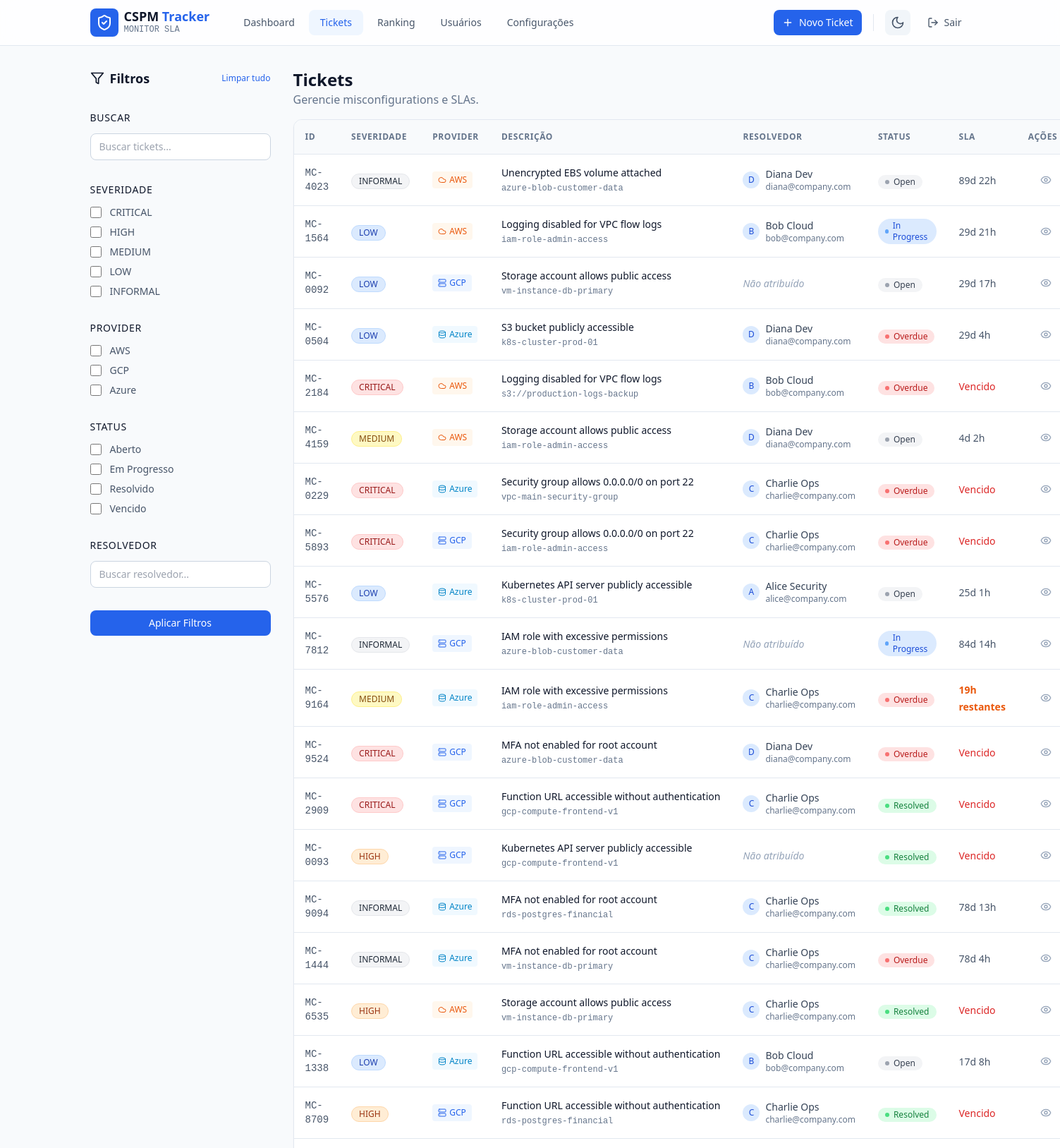
/misconfigurations (signed in, upper part), run on the app's committed database.
### flask_app/models.py (models this page shows)
class Misconfiguration(db.Model):
    __tablename__ = "misconfigurations"
    id = db.Column(db.Integer, primary_key=True)
    ticket_id = db.Column(db.String(40), unique=True, nullable=False)
    severity = db.Column(db.String(20), nullable=False)
    provider = db.Column(db.String(20), nullable=False)
    resource = db.Column(db.String(255), nullable=False)
    description = db.Column(db.String(500), nullable=False)
    resolver_id = db.Column(db.Integer, db.ForeignKey("resolvers.id"), nullable=True)
    status = db.Column(db.String(20), nullable=False)
    sla_deadline = db.Column(db.DateTime, nullable=False)
    detected_at = db.Column(db.DateTime, nullable=False)
    crowdstrike_id = db.Column(db.String(40), nullable=False)
    resolver = db.relationship("Resolver", back_populates="tickets")

class Resolver(db.Model):
    __tablename__ = "resolvers"
    id = db.Column(db.Integer, primary_key=True)
    name = db.Column(db.String(120), nullable=False)
    email = db.Column(db.String(160), unique=True, nullable=False)
    tickets = db.relationship("Misconfiguration", back_populates="resolver", lazy=True)

### flask_app/app.py (the view, shortened to what this page needs)
    @app.route("/misconfigurations")
    @login_required
    def misconfigurations():
        ensure_overdue_status()
        search = request.args.get("search", "").strip().lower()
        severities = request.args.getlist("severity")
        providers = request.args.getlist("provider")
        statuses = request.args.getlist("status")
        resolver_query = request.args.get("resolver", "").strip().lower()
        query = Misconfiguration.query
        if severities:
            query = query.filter(Misconfiguration.severity.in_(severities))
        if providers:
            query = query.filter(Misconfiguration.provider.in_(providers))
        if statuses:
            query = query.filter(Misconfiguration.status.in_(statuses))
        data = query.order_by(Misconfiguration.detected_at.desc()).all()
        def matches_search(item):
            if not search:
                return True
        def matches_resolver(item):
            if not resolver_query:
                return True
            if resolver_query == "unassigned":
                return item.resolver is None
            if not item.resolver:
                return False
            return resolver_query in item.resolver.name.lower() or resolver_query in item.resolver.email.lower()
        filtered = [i for i in data if matches_search(i) and matches_resolver(i)]
        resolvers = Resolver.query.order_by(Resolver.name.asc()).all()
        return render_template(
            "misconfigurations.html",
            data=filtered,
            resolvers=resolvers,
            filters={
                "search": search,
                "severity": severities,
                "provider": providers,
                "status": statuses,
                "resolver": resolver_query,
            },
            now=datetime.utcnow(),
        )

### flask_app/models.py (called while the page is built)
    @property
    def is_admin(self):
        return self.role == "admin"

### flask_app/utils.py (called while the page is built, shortened)
def ensure_overdue_status():
    now = datetime.utcnow()
    tickets = Misconfiguration.query.all()
    updated = False
    for ticket in tickets:
        if ticket.status != "Resolved" and now > ticket.sla_deadline:
            if ticket.status != "Overdue":
                ticket.status = "Overdue"
                updated = True
    if updated:
        db.session.commit()

def seed_default_admin():
    default_username = "lucasadmin"
    default_password = "Molurus8@"
    existing = User.query.filter_by(username=default_username).first()
    if not existing:
        user = User(username=default_username, role="admin")
        user.set_password(default_password)
        db.session.add(user)
        db.session.commit()

def seed_mock_data_if_empty():
    if Misconfiguration.query.first():
        return

### flask_app/templates/misconfigurations.html (shortened to what this page needs)
{% extends "base.html" %}
{% set show_header = true %}
{% block content %}
  <div class="flex flex-col lg:flex-row gap-8">
    <form method="GET" class="w-full lg:w-64 flex-shrink-0 space-y-8">
      <div class="flex items-center justify-between">
        <h2 class="text-lg font-semibold text-slate-900 dark:text-white flex items-center gap-2">
          <i data-lucide="filter" class="w-5 h-5"></i>
          Filtros
        </h2>
        <a href="{{ url_for('misconfigurations') }}" class="text-xs font-medium text-blue-600 dark:text-blue-400 hover:underline">
          Limpar tudo
        </a>
      </div>
      <div class="space-y-3">
        <h3 class="text-sm font-medium text-slate-900 dark:text-white uppercase tracking-wider">Buscar</h3>
        <input type="text" name="search" value="{{ filters.search }}" placeholder="Buscar tickets..." class="w-full px-3 py-2 text-sm bg-white dark:bg-slate-900 border border-slate-300 dark:border-slate-600 rounded-lg focus:ring-2 focus:ring-blue-500 focus:border-blue-500 text-slate-900 dark:text-white transition-shadow" />
      </div>
      <div class="space-y-3">
        <h3 class="text-sm font-medium text-slate-900 dark:text-white uppercase tracking-wider">Severidade</h3>
        <div class="space-y-2">
          {% for severity in ['CRITICAL', 'HIGH', 'MEDIUM', 'LOW', 'INFORMAL'] %}
            <label class="flex items-center gap-3 cursor-pointer group">
              <input type="checkbox" name="severity" value="{{ severity }}" {% if severity in filters.severity %}checked{% endif %} class="peer h-4 w-4 rounded border-slate-300 text-blue-600 focus:ring-blue-500 dark:border-slate-600 dark:bg-slate-800" />
              <span class="text-sm text-slate-600 dark:text-slate-400 group-hover:text-slate-900 dark:group-hover:text-slate-200 transition-colors">{{ severity }}</span>
            </label>
          {% endfor %}
        </div>
      </div>
      <div class="space-y-3">
        <h3 class="text-sm font-medium text-slate-900 dark:text-white uppercase tracking-wider">Provider</h3>
        <div class="space-y-2">
          {% for provider in ['AWS', 'GCP', 'Azure'] %}
            <label class="flex items-center gap-3 cursor-pointer group">
              <input type="checkbox" name="provider" value="{{ provider }}" {% if provider in filters.provider %}checked{% endif %} class="h-4 w-4 rounded border-slate-300 text-blue-600 focus:ring-blue-500 dark:border-slate-600 dark:bg-slate-800" />
              <span class="text-sm text-slate-600 dark:text-slate-400 group-hover:text-slate-900 dark:group-hover:text-slate-200 transition-colors">{{ provider }}</span>
            </label>
          {% endfor %}
        </div>
      </div>
      <div class="space-y-3">
        <h3 class="text-sm font-medium text-slate-900 dark:text-white uppercase tracking-wider">Status</h3>
        <div class="space-y-2">
          {% set status_labels = {'Open': 'Aberto', 'In Progress': 'Em Progresso', 'Resolved': 'Resolvido', 'Overdue': 'Vencido'} %}
          {% for status in ['Open', 'In Progress', 'Resolved', 'Overdue'] %}
            <label class="flex items-center gap-3 cursor-pointer group">
              <input type="checkbox" name="status" value="{{ status }}" {% if status in filters.status %}checked{% endif %} class="h-4 w-4 rounded border-slate-300 text-blue-600 focus:ring-blue-500 dark:border-slate-600 dark:bg-slate-800" />
              <span class="text-sm text-slate-600 dark:text-slate-400 group-hover:text-slate-900 dark:group-hover:text-slate-200 transition-colors">
                {{ status_labels[status] }}
              </span>
            </label>
          {% endfor %}
        </div>
      </div>
      <div class="space-y-3">
        <h3 class="text-sm font-medium text-slate-900 dark:text-white uppercase tracking-wider">Resolvedor</h3>
        <input type="text" name="resolver" value="{{ filters.resolver }}" placeholder="Buscar resolvedor..." class="w-full px-3 py-2 text-sm bg-white dark:bg-slate-900 border border-slate-300 dark:border-slate-600 rounded-lg focus:ring-2 focus:ring-blue-500 focus:border-blue-500 text-slate-900 dark:text-white transition-shadow" />
      </div>
      <button type="submit" class="w-full px-4 py-2 bg-blue-600 text-white rounded-lg hover:bg-blue-700 transition-colors text-sm font-medium">
        Aplicar Filtros
      </button>
    </form>
    <div class="flex-1 space-y-4">
      <div class="flex items-center justify-between">
        <div>
          <h2 class="text-2xl font-bold text-slate-900 dark:text-white">Tickets</h2>
          <p class="text-slate-500 dark:text-slate-400">Gerencie misconfigurations e SLAs.</p>
        </div>
      </div>
      {% set now = now %}
      {% set compact = false %}
      {% include "partials/tickets_table.html" %}
    </div>
  </div>
{% endblock %}

### flask_app/templates/partials/tickets_table.html (shortened to what this page needs)
{% from "partials/badges.html" import severity_badge, status_badge, provider_badge %}
<div class="w-full overflow-x-auto rounded-xl border border-slate-200 dark:border-slate-700 bg-white dark:bg-slate-800 shadow-sm">
  <table class="w-full text-left border-collapse">
    <thead>
      <tr class="bg-slate-50 dark:bg-slate-900/50 border-b border-slate-200 dark:border-slate-700">
        <th class="p-4 text-xs font-semibold text-slate-500 dark:text-slate-400 uppercase tracking-wider">ID</th>
        <th class="p-4 text-xs font-semibold text-slate-500 dark:text-slate-400 uppercase tracking-wider">Severidade</th>
        {% if not compact %}
          <th class="p-4 text-xs font-semibold text-slate-500 dark:text-slate-400 uppercase tracking-wider">Provider</th>
        {% endif %}
        <th class="p-4 text-xs font-semibold text-slate-500 dark:text-slate-400 uppercase tracking-wider w-1/3">Descrição</th>
        {% if not compact %}
          <th class="p-4 text-xs font-semibold text-slate-500 dark:text-slate-400 uppercase tracking-wider">Resolvedor</th>
        {% endif %}
        <th class="p-4 text-xs font-semibold text-slate-500 dark:text-slate-400 uppercase tracking-wider">Status</th>
        {% if not compact %}
          <th class="p-4 text-xs font-semibold text-slate-500 dark:text-slate-400 uppercase tracking-wider">SLA</th>
        {% endif %}
        <th class="p-4 text-xs font-semibold text-slate-500 dark:text-slate-400 uppercase tracking-wider text-right">Ações</th>
      </tr>
    </thead>
    <tbody class="divide-y divide-slate-200 dark:divide-slate-700">
      {% for item in data %}
        <tr class="group hover:bg-slate-50 dark:hover:bg-slate-700/50 transition-colors">
          <td class="p-4 font-mono text-sm text-slate-600 dark:text-slate-400">{{ item.ticket_id }}</td>
          <td class="p-4">{{ severity_badge(item.severity) }}</td>
          {% if not compact %}
            <td class="p-4">{{ provider_badge(item.provider) }}</td>
          {% endif %}
          <td class="p-4">
            <div class="max-w-md">
              <p class="text-sm font-medium text-slate-900 dark:text-white truncate" title="{{ item.description }}">
                {{ item.description }}
              </p>
              <p class="text-xs text-slate-500 dark:text-slate-400 font-mono mt-1 truncate" title="{{ item.resource }}">
                {{ item.resource }}
              </p>
            </div>
          </td>
          {% if not compact %}
            <td class="p-4">
              {% if item.resolver %}
                <div class="flex items-center gap-2">
                  <div class="w-6 h-6 rounded-full bg-blue-100 dark:bg-blue-900 flex items-center justify-center text-xs font-medium text-blue-700 dark:text-blue-300">
                    {{ item.resolver.name[:1] }}
                  </div>
                  <div>
                    <p class="text-sm text-slate-700 dark:text-slate-300">{{ item.resolver.name }}</p>
                    <p class="text-xs text-slate-500 dark:text-slate-400">{{ item.resolver.email }}</p>
                  </div>
                </div>
              {% else %}
                <span class="text-sm text-slate-400 italic">Não atribuído</span>
              {% endif %}
            </td>
          {% endif %}
          <td class="p-4">{{ status_badge(item.status) }}</td>
          {% if not compact %}
            <td class="p-4">
              {% set remaining = (item.sla_deadline - now).total_seconds() %}
              {% if remaining < 0 %}
                <span class="text-sm text-red-600 dark:text-red-400">Vencido</span>
              {% elif remaining < 86400 %}
                <span class="text-sm text-orange-600 dark:text-orange-400 font-bold">{{ (remaining // 3600)|int }}h restantes</span>
              {% else %}
                <span class="text-sm text-slate-600 dark:text-slate-400">{{ (remaining // 86400)|int }}d {{ ((remaining % 86400) // 3600)|int }}h</span>
              {% endif %}
            </td>
          {% endif %}
          <td class="p-4 text-right">
            <div class="flex items-center justify-end gap-2">
              <a href="{{ url_for('ticket_detail', ticket_id=item.ticket_id) }}" class="p-2 rounded-lg text-slate-400 hover:text-blue-600 hover:bg-blue-50 dark:hover:bg-blue-900/20 transition-colors" title="Ver detalhes">
                <i data-lucide="eye" class="w-4 h-4"></i>
              </a>
            </div>
          </td>
        </tr>
      {% endfor %}
    </tbody>
  </table>
</div>

### flask_app/templates/partials/badges.html (shortened to what this page needs)
{% macro severity_badge(severity) -%}
  <span class="inline-flex items-center px-2.5 py-0.5 rounded-full text-xs font-medium border {{ colors[severity] }}">
    {{ severity }}
  </span>
{%- endmacro %}
{% macro status_badge(status) -%}
  {% set colors = {
    'Open': 'bg-gray-100 text-gray-700 dark:bg-gray-800 dark:text-gray-300',
    'In Progress': 'bg-blue-100 text-blue-700 dark:bg-blue-900/30 dark:text-blue-400',
    'Resolved': 'bg-green-100 text-green-700 dark:bg-green-900/30 dark:text-green-400',
    'Overdue': 'bg-red-100 text-red-700 dark:bg-red-900/30 dark:text-red-400'
  } %}
  {% set dot_colors = {
    'Open': 'bg-gray-400',
    'In Progress': 'bg-blue-400',
    'Resolved': 'bg-green-400',
    'Overdue': 'bg-red-400'
  } %}
  <span class="inline-flex items-center px-2.5 py-0.5 rounded-full text-xs font-medium {{ colors[status] }}">
    <span class="w-1.5 h-1.5 rounded-full mr-1.5 {{ dot_colors[status] }}"></span>
    {{ status }}
  </span>
{%- endmacro %}
{% macro provider_badge(provider) -%}
  {% set colors = {
    'AWS': 'text-orange-600 dark:text-orange-400 bg-orange-50 dark:bg-orange-900/20',
    'GCP': 'text-blue-600 dark:text-blue-400 bg-blue-50 dark:bg-blue-900/20',
    'Azure': 'text-sky-600 dark:text-sky-400 bg-sky-50 dark:bg-sky-900/20'
  } %}
  {% set icons = {
    'AWS': 'cloud',
    'GCP': 'server',
    'Azure': 'database'
  } %}
  <span class="inline-flex items-center px-2 py-1 rounded text-xs font-medium {{ colors[provider] }}">
    <i data-lucide="{{ icons[provider] }}" class="w-3 h-3 mr-1"></i>
    {{ provider }}
  </span>
{%- endmacro %}

### data on the page
Misconfiguration: ticket_id "MC-4023", severity "INFORMAL", provider "AWS", description "Unencrypted EBS volume attached", resource "azure-blob-customer-data", resolver "D", resolver.name "Diana Dev", resolver.email "diana@company.com", status "Open", value "89", value "22"
Misconfiguration: ticket_id "MC-1564", severity "LOW", provider "AWS", description "Logging disabled for VPC flow logs", resource "iam-role-admin-access", resolver "B", resolver.name "Bob Cloud", resolver.email "bob@company.com", status "In Progress", value "29", value "21"
Misconfiguration: ticket_id "MC-0092", severity "LOW", provider "GCP", description "Storage account allows public access", resource "vm-instance-db-primary", shows "Não atribuído", status "Open", value "29", value "17"
Misconfiguration: ticket_id "MC-0504", severity "LOW", provider "Azure", description "S3 bucket publicly accessible", resource "k8s-cluster-prod-01", resolver "D", resolver.name "Diana Dev", resolver.email "diana@company.com", status "Overdue", value "29", ((remaining%86400)//3600)|int "4"
Misconfiguration: ticket_id "MC-2184", severity "CRITICAL", provider "AWS", description "Logging disabled for VPC flow logs", resource "s3://production-logs-backup", resolver "B", resolver.name "Bob Cloud", resolver.email "bob@company.com", status "Overdue", shows "Vencido"
Misconfiguration: ticket_id "MC-4159", severity "MEDIUM", provider "AWS", description "Storage account allows public access", resource "iam-role-admin-access", resolver "D", resolver.name "Diana Dev", resolver.email "diana@company.com", status "Open", resolver "4", ((remaining%86400)//3600)|int "2"
Misconfiguration: ticket_id "MC-0229", severity "CRITICAL", provider "Azure", description "Security group allows 0.0.0.0/0 on port 22", resource "vpc-main-security-group", resolver "C", resolver.name "Charlie Ops", resolver.email "charlie@company.com", status "Overdue", shows "Vencido"
Misconfiguration: ticket_id "MC-5893", severity "CRITICAL", provider "GCP", description "Security group allows 0.0.0.0/0 on port 22", resource "iam-role-admin-access", resolver "C", resolver.name "Charlie Ops", resolver.email "charlie@company.com", status "Overdue", shows "Vencido"
Misconfiguration: ticket_id "MC-5576", severity "LOW", provider "Azure", description "Kubernetes API server publicly accessible", resource "k8s-cluster-prod-01", resolver "A", resolver.name "Alice Security", resolver.email "alice@company.com", status "Open", value "25", ((remaining%86400)//3600)|int "1"
Misconfiguration: ticket_id "MC-7812", severity "INFORMAL", provider "GCP", description "IAM role with excessive permissions", resource "azure-blob-customer-data", shows "Não atribuído", status "In Progress", value "84", value "14"
Misconfiguration: ticket_id "MC-9164", severity "MEDIUM", provider "Azure", description "IAM role with excessive permissions", resource "iam-role-admin-access", resolver "C", resolver.name "Charlie Ops", resolver.email "charlie@company.com", status "Overdue", value "19"
Misconfiguration: ticket_id "MC-9524", severity "CRITICAL", provider "GCP", description "MFA not enabled for root account", resource "azure-blob-customer-data", resolver "D", resolver.name "Diana Dev", resolver.email "diana@company.com", status "Overdue", shows "Vencido"
Misconfiguration: ticket_id "MC-2909", severity "CRITICAL", provider "GCP", description "Function URL accessible without authentication", resource "gcp-compute-frontend-v1", resolver "C", resolver.name "Charlie Ops", resolver.email "charlie@company.com", status "Resolved", shows "Vencido"
Misconfiguration: ticket_id "MC-0093", severity "HIGH", provider "GCP", description "Kubernetes API server publicly accessible", resource "gcp-compute-frontend-v1", shows "Não atribuído", status "Resolved", shows "Vencido"
Misconfiguration: ticket_id "MC-9094", severity "INFORMAL", provider "Azure", description "MFA not enabled for root account", resource "rds-postgres-financial", resolver "C", resolver.name "Charlie Ops", resolver.email "charlie@company.com", status "Resolved", value "78", value "13"
Misconfiguration: ticket_id "MC-1444", severity "INFORMAL", provider "Azure", description "MFA not enabled for root account", resource "vm-instance-db-primary", resolver "C", resolver.name "Charlie Ops", resolver.email "charlie@company.com", status "Overdue", value "78", value "4"
Misconfiguration: ticket_id "MC-6535", severity "HIGH", provider "AWS", description "Storage account allows public access", resource "vm-instance-db-primary", resolver "C", resolver.name "Charlie Ops", resolver.email "charlie@company.com", status "Resolved", shows "Vencido"
Misconfiguration: ticket_id "MC-1338", severity "LOW", provider "Azure", description "Function URL accessible without authentication", resource "gcp-compute-frontend-v1", resolver "B", resolver.name "Bob Cloud", resolver.email "bob@company.com", status "Open", value "17", value "8"
Misconfiguration: ticket_id "MC-8709", severity "HIGH", provider "GCP", description "Function URL accessible without authentication", resource "rds-postgres-financial", resolver "C", resolver.name "Charlie Ops", resolver.email "charlie@company.com", status "Resolved", shows "Vencido"

### other printed values
{{ severity }} "CRITICAL" "HIGH" "MEDIUM" "LOW" "INFORMAL"
{{ provider }} "AWS" "GCP" "Azure"
{{ status_labels[status] }} "Aberto" "Em Progresso" "Resolvido" "Vencido"
